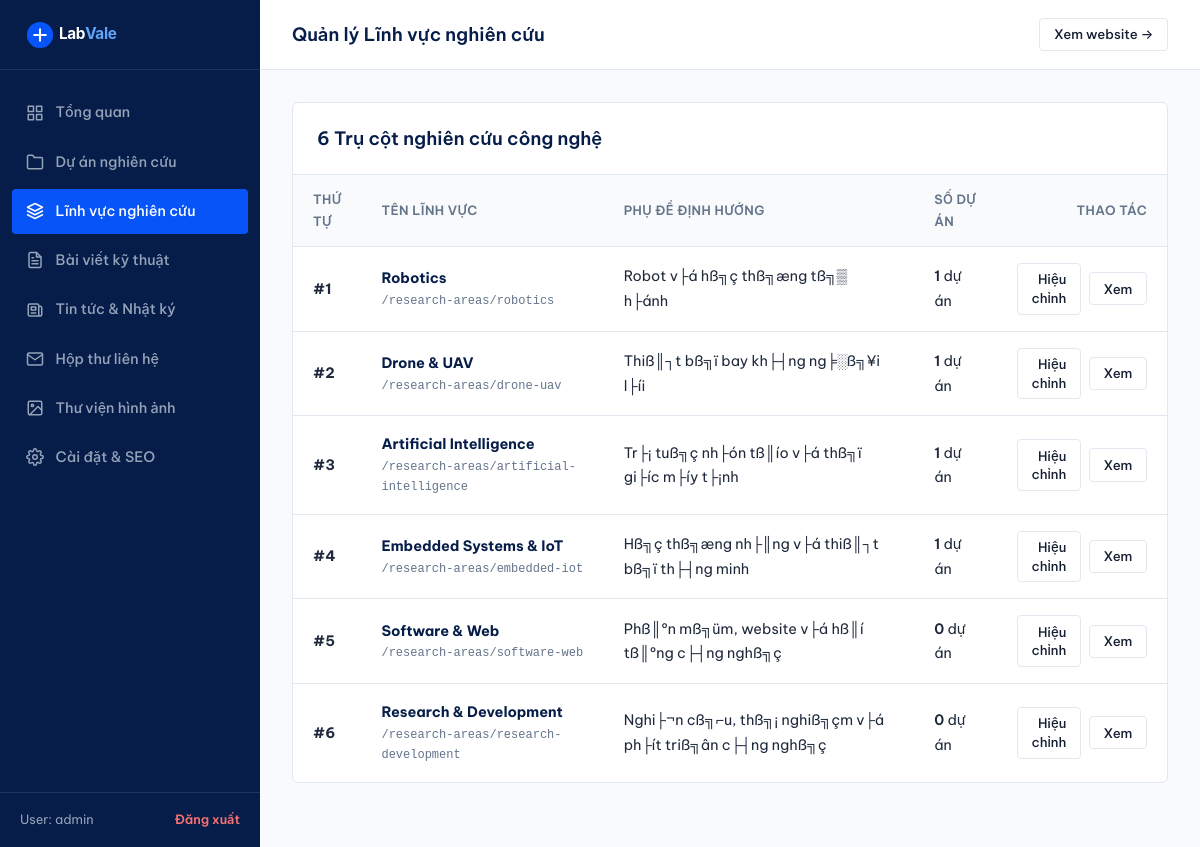
The app's page /admin/research-areas.php (signed in) with its own data.
### tables this page shows
CREATE TABLE `research_areas` (
  `id` int(11) NOT NULL AUTO_INCREMENT,
  `slug` varchar(100) NOT NULL,
  `name` varchar(150) NOT NULL,
  `subtitle` varchar(255) NOT NULL,
  `icon_svg` text NOT NULL,
  `short_desc` text NOT NULL,
  `full_content` longtext NOT NULL,
  `image` varchar(255) NOT NULL,
  `sort_order` int(11) DEFAULT 0,
  `is_active` tinyint(1) DEFAULT 1,
  `created_at` datetime DEFAULT current_timestamp(),
  PRIMARY KEY (`id`),
  UNIQUE KEY `slug` (`slug`)
);

### includes/helpers.php (called while the page is built, shortened)
<?php
function url(string $path = ''): string {
    $cleanPath = '/' . ltrim($path, '/');
    if ($cleanPath === '/') {
        return BASE_PATH === '' ? '/' : BASE_PATH . '/';
    }
    return BASE_PATH . $cleanPath;
}
function e(?string $str): string {
    return htmlspecialchars($str ?? '', ENT_QUOTES, 'UTF-8');
}

### admin/research-areas.php (the view, shortened to what this page needs)
    <?php
require_once __DIR__ . '/views/header.php';
$areas = $db->query("
    SELECT a.*, COUNT(p.id) AS project_count
    FROM `research_areas` a
    LEFT JOIN `projects` p ON p.area_id = a.id
    GROUP BY a.id
    ORDER BY a.sort_order ASC
")->fetchAll();
?>
<div class="admin-card">
    <div class="admin-card-header">
        <div class="admin-card-title">6 Trụ cột nghiên cứu công nghệ</div>
    </div>
    <div style="overflow-x: auto;">
        <table class="admin-table">
            <thead>
                <tr>
                    <th style="width: 60px;">Thứ tự</th>
                    <th>Tên lĩnh vực</th>
                    <th>Phụ đề định hướng</th>
                    <th>Số dự án</th>
                    <th style="text-align: right; width: 140px;">Thao tác</th>
                </tr>
            </thead>
            <tbody>
                <?php foreach ($areas as $a): ?>
                    <tr>
                        <td><strong>#<?= $a['sort_order'] ?></strong></td>
                        <td>
                            <strong style="color: var(--admin-navy);"><?= e($a['name']) ?></strong>
                            <div style="font-size: 0.75rem; color: var(--admin-muted); font-family: monospace;">/research-areas/<?= e($a['slug']) ?></div>
                        </td>
                        <td><?= e($a['subtitle']) ?></td>
                        <td><span style="font-weight: 600;"><?= $a['project_count'] ?></span> dự án</td>
                        <td style="text-align: right;">
                            <div class="admin-actions-cell" style="justify-content: flex-end;">
                                <a href="<?= url('/admin/research-areas?action=edit&id=' . $a['id']) ?>" class="btn btn-secondary btn-sm">Hiệu chỉnh</a>
                                <a href="<?= url('/research-areas/' . $a['slug']) ?>" target="_blank" class="btn btn-secondary btn-sm">Xem</a>
                            </div>
                        </td>
                    </tr>
                <?php endforeach; ?>
            </tbody>
        </table>
    </div>
</div>
<?php require_once __DIR__ . '/views/footer.php'; ?>

### assets/css/style.css (style rules this page uses)
:root { --color-primary-navy: #061D49; --color-tech-blue: #0755F9; --color-tech-blue-hover: #0542c7; --color-white: #FFFFFF; --color-bg: #F8FAFC; --color-surface: #FFFFFF; --color-text: #172033; --color-secondary-text: #64748B; --color-border: #E2E8F0; --color-border-subtle: #F1F5F9; --color-border-hover: #CBD5E1; --status-idea-bg: #F1F5F9; --status-idea-text: #475569; --status-research-bg: #EFF6FF; --status-research-text: #1D4ED8; --status-dev-bg: #FEF3C7; --status-dev-text: #B45309; --status-done-bg: #ECFDF5; --status-done-text: #047857; --font-sans: 'Be Vietnam Pro', -apple-system, BlinkMacSystemFont, 'Segoe UI', Roboto, Helvetica, Arial, sans-serif; --font-mono: ui-monospace, SFMono-Regular, Menlo, Monaco, Consolas, "Liberation Mono", "Courier New", monospace; --max-width: 1200px; --header-height: 72px; --radius-sm: 4px; --radius-md: 6px; --radius-lg: 8px; --transition-fast: 150ms ease; --transition-normal: 220ms ease; }
*, *::before, *::after { box-sizing: border-box; margin: 0; padding: 0; }
html { font-size: 16px; scroll-behavior: smooth; -webkit-text-size-adjust: 100%; }
body { font-family: var(--font-sans); background-color: var(--color-bg); color: var(--color-text); line-height: 1.7; font-weight: 400; min-height: 100vh; display: flex; flex-direction: column; -webkit-font-smoothing: antialiased; -moz-osx-font-smoothing: grayscale; }
a { color: var(--color-tech-blue); text-decoration: none; transition: color var(--transition-fast); }
.btn { display: inline-flex; align-items: center; justify-content: center; gap: 0.5rem; padding: 0.625rem 1.25rem; font-size: 0.925rem; font-weight: 500; border-radius: var(--radius-sm); border: 1px solid transparent; cursor: pointer; transition: all var(--transition-fast); line-height: 1.4; text-decoration: none; }
.btn-secondary { background-color: var(--color-white); color: var(--color-text); border-color: var(--color-border); }
.btn-sm { padding: 0.4rem 0.85rem; font-size: 0.825rem; }

### assets/css/admin.css (style rules this page uses)
:root { --admin-navy: #061D49; --admin-blue: #0755F9; --admin-sidebar-w: 260px; --admin-border: #E2E8F0; --admin-bg: #F8FAFC; --admin-surface: #FFFFFF; --admin-text: #1E293B; --admin-muted: #64748B; }
body.admin-body { background-color: var(--admin-bg); color: var(--admin-text); font-family: 'Be Vietnam Pro', -apple-system, BlinkMacSystemFont, sans-serif; min-height: 100vh; display: flex; }
.admin-card { background-color: var(--admin-surface); border: 1px solid var(--admin-border); border-radius: 6px; overflow: hidden; margin-bottom: 2rem; }
.admin-card-header { padding: 1.25rem 1.5rem; border-bottom: 1px solid var(--admin-border); display: flex; align-items: center; justify-content: space-between; flex-wrap: wrap; gap: 1rem; }
.admin-card-title { font-size: 1.15rem; font-weight: 600; color: var(--admin-navy); }
.admin-table { width: 100%; border-collapse: collapse; font-size: 0.9rem; text-align: left; }
.admin-table th { background-color: #F8FAFC; padding: 0.85rem 1.25rem; font-weight: 600; color: var(--admin-muted); border-bottom: 1px solid var(--admin-border); font-size: 0.8rem; text-transform: uppercase; letter-spacing: 0.03em; }
.admin-table td { padding: 1rem 1.25rem; border-bottom: 1px solid var(--admin-border); color: var(--admin-text); vertical-align: middle; }
.admin-table tr:last-child td { border-bottom: none; }
.admin-actions-cell { display: flex; align-items: center; gap: 0.5rem; }

### records on screen
research_areas: sort_order "1", name "Robotics", slug "robotics", subtitle "Robot v├á hß╗ç thß╗æng tß╗▒ h├ánh", project_count "1"
research_areas: sort_order "2", name "Drone & UAV", slug "drone-uav", subtitle "Thiß║┐t bß╗ï bay kh├┤ng ng╞░ß╗¥i l├íi", project_count "1"
research_areas: sort_order "3", name "Artificial Intelligence", slug "artificial-intelligence", subtitle "Tr├¡ tuß╗ç nh├ón tß║ío v├á thß╗ï gi├íc m├íy t├¡nh", project_count "1"
research_areas: sort_order "4", name "Embedded Systems & IoT", slug "embedded-iot", subtitle "Hß╗ç thß╗æng nh├║ng v├á thiß║┐t bß╗ï th├┤ng minh", project_count "1"
research_areas: sort_order "5", name "Software & Web", slug "software-web", subtitle "Phß║ºn mß╗üm, website v├á hß║í tß║ºng c├┤ng nghß╗ç", project_count "0"
research_areas: sort_order "6", name "Research & Development", slug "research-development", subtitle "Nghi├¬n cß╗⌐u, thß╗¡ nghiß╗çm v├á ph├ít triß╗ân c├┤ng nghß╗ç", project_count "0"

### other values on screen
$currentUser['username'] "admin"
$adminTitle "Quản lý Lĩnh vực nghiên cứu"
